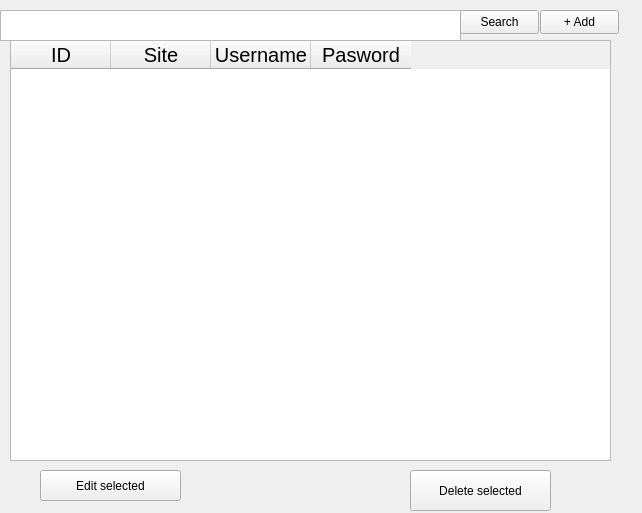
<?xml version="1.0" encoding="UTF-8"?>
<ui version="4.0">
 <class>Form</class>
 <widget class="QWidget" name="Form">
  <property name="geometry">
   <rect>
    <x>0</x>
    <y>0</y>
    <width>642</width>
    <height>513</height>
   </rect>
  </property>
  <property name="windowTitle">
   <string>Form</string>
  </property>
  <widget class="QPlainTextEdit" name="plainTextEdit">
   <property name="geometry">
    <rect>
     <x>0</x>
     <y>10</y>
     <width>461</width>
     <height>31</height>
    </rect>
   </property>
  </widget>
  <widget class="QPushButton" name="pushButton">
   <property name="geometry">
    <rect>
     <x>460</x>
     <y>10</y>
     <width>79</width>
     <height>24</height>
    </rect>
   </property>
   <property name="text">
    <string>Search</string>
   </property>
  </widget>
  <widget class="QPushButton" name="add">
   <property name="geometry">
    <rect>
     <x>540</x>
     <y>10</y>
     <width>79</width>
     <height>24</height>
    </rect>
   </property>
   <property name="text">
    <string>+ Add</string>
   </property>
  </widget>
  <widget class="QTableWidget" name="tableWidget">
   <property name="geometry">
    <rect>
     <x>10</x>
     <y>40</y>
     <width>601</width>
     <height>421</height>
    </rect>
   </property>
   <property name="font">
    <font>
     <pointsize>15</pointsize>
    </font>
   </property>
   <column>
    <property name="text">
     <string>ID</string>
    </property>
   </column>
   <column>
    <property name="text">
     <string>Site</string>
    </property>
   </column>
   <column>
    <property name="text">
     <string>Username</string>
    </property>
   </column>
   <column>
    <property name="text">
     <string>Pasword</string>
    </property>
   </column>
  </widget>
  <widget class="QPushButton" name="pushButton_3">
   <property name="geometry">
    <rect>
     <x>40</x>
     <y>470</y>
     <width>141</width>
     <height>31</height>
    </rect>
   </property>
   <property name="text">
    <string>Edit selected</string>
   </property>
  </widget>
  <widget class="QPushButton" name="pushButton_4">
   <property name="geometry">
    <rect>
     <x>410</x>
     <y>470</y>
     <width>141</width>
     <height>41</height>
    </rect>
   </property>
   <property name="text">
    <string>Delete selected</string>
   </property>
  </widget>
 </widget>
 <resources/>
 <connections/>
</ui>
